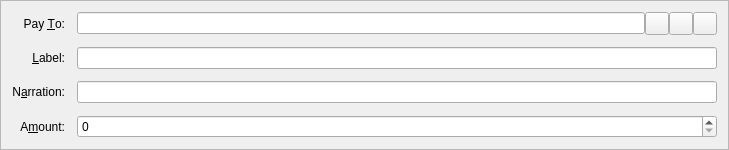
<?xml version="1.0" encoding="UTF-8"?>
<ui version="4.0">
 <class>SendCoinsEntry</class>
 <widget class="QFrame" name="SendCoinsEntry">
  <property name="geometry">
   <rect>
    <x>0</x>
    <y>0</y>
    <width>729</width>
    <height>136</height>
   </rect>
  </property>
  <property name="windowTitle">
   <string>Form</string>
  </property>
  <property name="frameShape">
   <enum>QFrame::StyledPanel</enum>
  </property>
  <property name="frameShadow">
   <enum>QFrame::Sunken</enum>
  </property>
  <layout class="QGridLayout" name="gridLayout">
   <property name="spacing">
    <number>12</number>
   </property>
   <item row="6" column="0">
    <widget class="QLabel" name="label">
     <property name="text">
      <string>A&amp;mount:</string>
     </property>
     <property name="alignment">
      <set>Qt::AlignRight|Qt::AlignTrailing|Qt::AlignVCenter</set>
     </property>
     <property name="buddy">
      <cstring>payAmount</cstring>
     </property>
    </widget>
   </item>
   <item row="3" column="0">
    <widget class="QLabel" name="label_2">
     <property name="text">
      <string>Pay &amp;To:</string>
     </property>
     <property name="alignment">
      <set>Qt::AlignRight|Qt::AlignTrailing|Qt::AlignVCenter</set>
     </property>
     <property name="buddy">
      <cstring>payTo</cstring>
     </property>
    </widget>
   </item>
   <item row="6" column="1">
    <widget class="EthanAmountField" name="payAmount"/>
   </item>
   <item row="4" column="1">
    <layout class="QHBoxLayout" name="horizontalLayout_2">
     <property name="spacing">
      <number>0</number>
     </property>
     <item>
      <widget class="QValidatedLineEdit" name="addAsLabel">
       <property name="enabled">
        <bool>true</bool>
       </property>
       <property name="toolTip">
        <string>Enter a label for this address to add it to your address book</string>
       </property>
      </widget>
     </item>
    </layout>
   </item>
   <item row="5" column="0">
    <widget class="QLabel" name="label">
     <property name="text">
      <string>N&amp;arration:</string>
     </property>
     <property name="alignment">
      <set>Qt::AlignRight|Qt::AlignTrailing|Qt::AlignVCenter</set>
     </property>
     <property name="buddy">
      <cstring>narration</cstring>
     </property>
    </widget>
   </item>
   <item row="5" column="1">
    <widget class="QValidatedLineEdit" name="narration">
       <property name="enabled">
        <bool>true</bool>
       </property>
       <property name="toolTip">
        <string>Enter a short note to send with payment (max 24 characters)</string>
       </property>
    </widget>
    
   </item>
   
   
   <item row="4" column="0">
    <widget class="QLabel" name="label_4">
     <property name="text">
      <string>&amp;Label:</string>
     </property>
     <property name="alignment">
      <set>Qt::AlignRight|Qt::AlignTrailing|Qt::AlignVCenter</set>
     </property>
     <property name="buddy">
      <cstring>addAsLabel</cstring>
     </property>
    </widget>
   </item>
   <item row="3" column="1">
    <layout class="QHBoxLayout" name="payToLayout">
     <property name="spacing">
      <number>0</number>
     </property>
     <item>
      <widget class="QValidatedLineEdit" name="payTo">
       <property name="toolTip">
        <string>The address to send the payment to  (e.g. EakqhrmwJuHG22WirpfBvQMMUuisWZNzrP)</string>
       </property>
       <property name="maxLength">
        <number>34</number>
       </property>
      </widget>
     </item>
     <item>
      <widget class="QToolButton" name="addressBookButton">
       <property name="toolTip">
        <string>Choose address from address book</string>
       </property>
       <property name="text">
        <string/>
       </property>
       <property name="icon">
        <iconset resource="../ethan.qrc">
         <normaloff>:/icons/address-book</normaloff>:/icons/address-book</iconset>
       </property>
       <property name="shortcut">
        <string>Alt+A</string>
       </property>
      </widget>
     </item>
     <item>
      <widget class="QToolButton" name="pasteButton">
       <property name="toolTip">
        <string>Paste address from clipboard</string>
       </property>
       <property name="text">
        <string/>
       </property>
       <property name="icon">
        <iconset resource="../ethan.qrc">
         <normaloff>:/icons/editpaste</normaloff>:/icons/editpaste</iconset>
       </property>
       <property name="shortcut">
        <string>Alt+P</string>
       </property>
      </widget>
     </item>
     <item>
      <widget class="QToolButton" name="deleteButton">
       <property name="toolTip">
        <string>Remove this recipient</string>
       </property>
       <property name="text">
        <string/>
       </property>
       <property name="icon">
        <iconset resource="../ethan.qrc">
         <normaloff>:/icons/remove</normaloff>:/icons/remove</iconset>
       </property>
      </widget>
     </item>
    </layout>
   </item>
  </layout>
 </widget>
 <customwidgets>
  <customwidget>
   <class>EthanAmountField</class>
   <extends>QSpinBox</extends>
   <header>ethanamountfield.h</header>
   <container>1</container>
  </customwidget>
  <customwidget>
   <class>QValidatedLineEdit</class>
   <extends>QLineEdit</extends>
   <header>qvalidatedlineedit.h</header>
  </customwidget>
 </customwidgets>
 <resources>
  <include location="../ethan.qrc"/>
 </resources>
 <connections/>
</ui>
